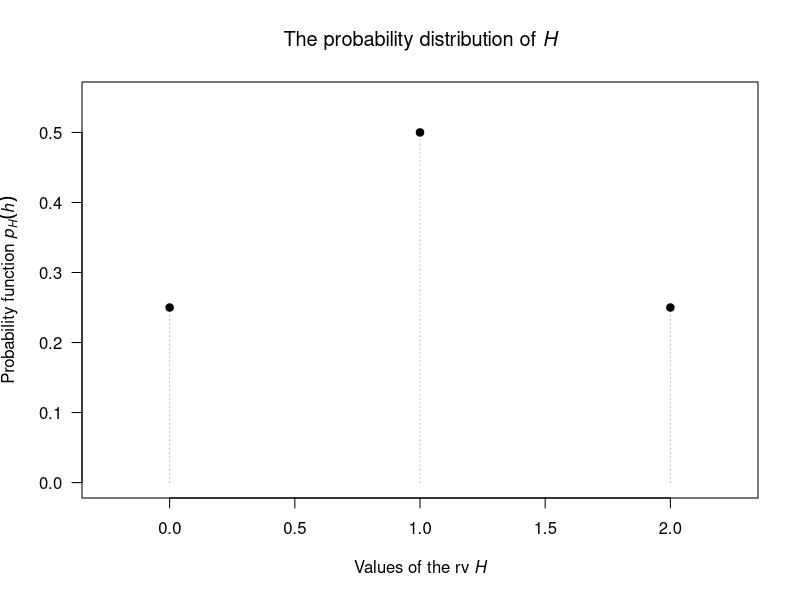
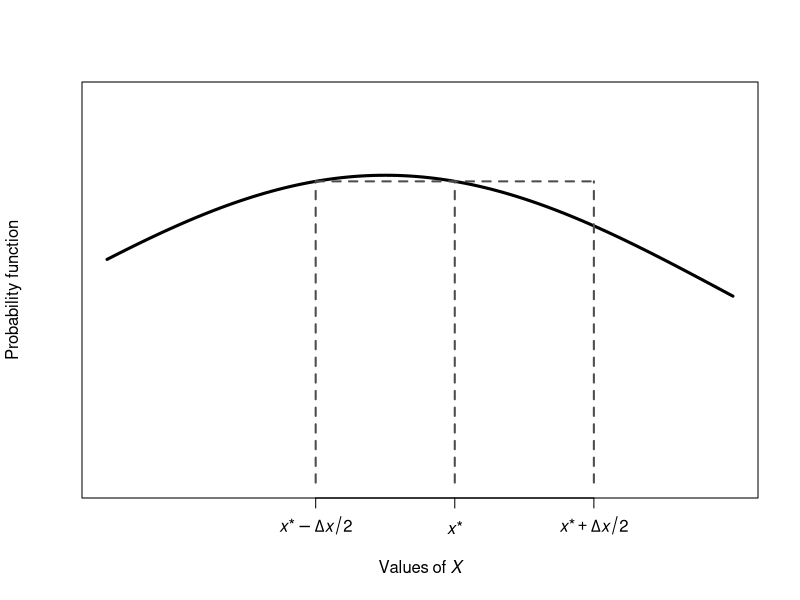

Recreate these plots in R, in order. (Note: this script raises an error after producing the figures.)
## ---- chunk 1
LargestDieTable <- array( dim = c(2, 4)) 


LargestDieTable[1, ] <- as.character(2:5)
LargestDieTable[2, ] <- ( (2:5) - 1 ) / 10

if( knitr::is_latex_output() ) {
  rownames(LargestDieTable) <- c("$x$",
                                 "$\\Pr(X = x)$")
  knitr::kable(LargestDieTable,
               format = "latex",
               booktabs = TRUE,
               align = "r",
               longtable = FALSE,                
               escape = FALSE,
               caption = "A table showing the distribution of $X$, the largest number in two draws from an urn") %>%
    kable_styling(font_size = 10) %>%
    row_spec(0, bold = TRUE) 
}
if( knitr::is_html_output() ) {
  rownames(LargestDieTable) <- c("$x$",
                                 "Probability")
  knitr::kable(LargestDieTable,
               format = "html",
               booktabs = TRUE,
               align = "r",
               longtable = FALSE,                
               caption = "A table showing the distribution of $X$, the largest number in two draws from an urn") %>%
    row_spec(1, bold = TRUE)
}



## ---- chunk 2

## ---- chunk 3
TwoDieTable <- array( dim = c(2, 3)) 

rownames(TwoDieTable) <- c("$h$",
                           "$\\Pr(H = h)$")

TwoDieTable[1, ] <- as.character(0:2)
TwoDieTable[2, ] <- c(0.25, 0.50, 0.25)

if( knitr::is_latex_output() ) {
  knitr::kable(TwoDieTable,
               format = "latex",
               booktabs = TRUE,
               align = "r",
               longtable = FALSE,                
               escape = FALSE,
               caption = "A table showing the distribution of $H$, the number of heads in two tosses of a coin") %>%
    kable_styling(font_size = 10) %>%
    row_spec(0, bold = TRUE) 
}
if( knitr::is_html_output() ) {
  knitr::kable(TwoDieTable,
               escape = TRUE,
               format = "html",
               booktabs = TRUE,
               align = "r",
               longtable = FALSE,                
               caption = "A table showing the distribution of $H$, the number of heads in two tosses of a coin") %>%
    row_spec(1, bold = TRUE) 
}
## ---- chunk 4
plot( x = 0:2,
      y = c(0.25, 0.50, 0.25),
      ylim = c(0, 0.55),
      xlim = c(-0.25, 2.25), 
      type = "h",
      las = 1,
      lty = 3,
      col = "grey",
      main = expression(
        paste("The probability distribution of ", italic(H))
        ),
      xlab = expression(
        paste("Values of the rv ", italic(H) )
        ),
      ylab = expression(
        paste("Probability function ", italic(p)[italic(H)](italic(h)))
      )
)

points( x = 0:2,
        y = c(0.25, 0.5, 0.25),
        pch = 19)

## ---- chunk 5
xAt <- 6
deltax <- 4

xLo <- xAt - deltax/2
xHi <- xAt + deltax/2

x <- seq(1, 10,
         length = 100)
fx <- function(x) {
  dnorm(x, 
        mean = 5,
        sd = 5)
}

plot( fx(x) ~ x,
      type = "l",
      lwd = 3,
      axes = FALSE,
      ylim = c(0, 0.10),
      xlab = expression(Values~of~italic(X)),
      ylab = "Probability function")
axis(side = 1,
     at = c(xLo, xAt, xHi),
     labels = expression( italic(x)*"*" - Delta*italic(x)/2,
                          italic(x)*"*",
                          italic(x)*"*" + Delta*italic(x)/2))
box()

lines(x = c(xLo, xLo),
      y = c(0, fx(xLo)),
            lwd = 2,
            col = grey(0.3),
            lty = 2)
lines(x = c(xAt, xAt),
      y = c(0, fx(xAt)),
            lwd = 2,
            col = grey(0.3),
            lty = 2)
lines(x = c(xHi, xHi),
      y = c(0, fx(xLo)),
            lwd = 2,
            col = grey(0.3),
            lty = 2)
lines(x = c(xLo, xHi),
      y = c(fx(xAt), fx(xAt)),
            lwd = 2,
            col = grey(0.3),
            lty = 2)
xShade <- seq(xLo, xHi,
              length = 100)

polygon( x = c(min(xShade), xShade, max(xShade)),
         y = c(0, fx(xShade), 0),
         col = plotColour)
points(x = xAt,
      y = fx(xAt),
      cex = 1.5,
      pch = 19)
text(x = xAt,
     y = fx(xAt),
     pos = 3,
     labels = expression(italic(f)*(italic(x)*"*")) )
text(x = max(x),
     y = fx( max(x) ),
     pos = 3,
     labels = expression(italic(f)*(italic(x))) )


arrows(x0 = xLo,
       x1 = xHi,
       y0 = 0.02,
       y1 = 0.02,
       code = 3,
       angle = 15,
       length = 0.15)
text(x = xLo + 0.3 * (xHi - xLo), # Offset a bit
     y = 0.02,
     pos = 3,
     labels = expression(Delta*italic(x))) 

## ---- chunk 6
plot( x = c(-1, 2),
      y = c(0, 2),
      type = "n",
      las = 1,
      main = expression(
        paste("The probability distribution of ", italic(W))
        ),
      xlab = expression(
        paste("Values of the rv ", italic(W))
        ),
      ylab = expression(
        paste("The probability function ", italic(p)[italic(W)](italic(w)))
      )
)

polygon( x = c(0, 0.5, 0.5, 0),
         y = c(0, 1, 0, 0),
         col = plotColour1)
lines( x = c(-0.5, 0, 1),
       y = c(0, 0, 2),
       lwd = 2)
lines( x = c(-1, -0.5),
       y = c(0, 0),
       lwd = 2,
       lty = 3)
lines( x = c(1, 1.5),
       y = c(0, 0),
       lwd = 2)
lines( x = c(1.5, 2),
       y = c(0, 0),
       lwd = 2,
       lty = 3)
points(1, 2, 
       pch = 1)
points(1, 0, 
       pch = 19)
## ---- chunk 7
p <- 0.4
x <- seq(0, 4, 
         length = 100)
fy <- (1 - p) * exp( - x)
fy[1] <- 1 - p

Fy <- 0.4 + 0.6 * (1 - exp(-x ) )
F[1] <- p

plot(fy ~ x,
     lwd = 2,
     type = "l",
     xlim = c(-1, 4),
     xlab = expression(italic(Y)),
     ylab = expression(italic(f)[italic(y)](italic(y))),
     main = "Probability function",
     las = 1)
points( x = 0,
        y = 0.4,
        pch = 19)
points( x = 0,
        y = 0.6,
        pch = 1)

lines( x = c(-1, -0.5),
       y = c(0, 0),
       lwd = 2,
       lty = 2)
lines( x = c(-0.5, 0),
       y = c(0, 0),
       lwd = 2)
points( x = 0,
        y = 0,
        pch = 1)
## ---- chunk 8
plot( x = c(-1, 4),
      y = c(0, 1.05),
      type = "n",
      las = 1,
      main = expression(
        paste("The distribution function of ", italic(H))
        ),
      xlab = expression(italic(H)),
      ylab = expression(
        paste("Distribution function ",italic(F)[italic(H)](italic(h)))
      )
)

abline(h = c(0, 1),
       col = "grey")


lines( x = c(-0.5, -1),
       y = c(0, 0),
       lty = 2,
       lwd = 2)
lines( x = c(-0.5, 0),
       y = c(0, 0),
       lwd = 2)
lines( x = c(0, 1),
       y = c(0.25, 0.25),
       lwd = 2)
lines( x = c(1, 2),
       y = c(0.75, 0.75),
       lwd = 2)
lines( x = c(2, 3),
       y = c(1, 1),
       lwd = 2)
lines( x = c(3, 4),
       y = c(1, 1),
       lwd = 2,
       lty = 2)


points(0, 0, 
       pch = 1)
points(0, 0.25, 
       pch = 19)

points(1, 0.25, 
       pch = 1)
points(1, 0.75, 
       pch = 19)

points(2, 0.75, 
       pch = 1)
points(2, 1, 
       pch = 19)

## ---- chunk 9
p <- 0.4
x <- seq(0, 4, 
         length = 100)
fy <- (1 - p) * exp( - x)
fy[1] <- 1 - p

Fy <- 0.4 + 0.6 * (1 - exp(-x ) )
F[1] <- p

plot(fy ~ x,
     lwd = 2,
     type = "l",
     xlim = c(-1, 4),
     xlab = expression(italic(Y)),
     ylab = expression(italic(f)[italic(y)](italic(y))),
     main = "Probability function",
     las = 1)
points( x = 0,
        y = 0.4,
        pch = 19)
points( x = 0,
        y = 0.6,
        pch = 1)


# Indicate mass
arrows(x0 = -1,
       x1 = -0.075,
       y0 = 0.4,
       y1 = 0.4,
       col = "grey",
       length = 0.1,
       angle = 15)
text(x = -0.5,
     y = 0.4,
     label = expression(P(italic(Y)==0)),
     pos = 3)

lines( x = c(-1, -0.5),
       y = c(0, 0),
       lwd = 2,
       lty = 2)
lines( x = c(-0.5, 0),
       y = c(0, 0),
       lwd = 2)
points( x = 0,
        y = 0,
        pch = 1)
## ---- chunk 10
p <- 0.4
x <- seq(0, 4, 
         length = 100)
fy <- (1 - p) * exp( - x)
fy[1] <- 1 - p

Fy <- 0.4 + 0.6 * (1 - exp(-x ) )
F[1] <- p


plot(Fy ~ x,
     ylim = c(0, 1),
     xlim = c(-1, 4),
     lwd = 2,
     type = "l",
     xlab = expression(italic(Y)),
     ylab = expression(italic(F)[italic(y)](italic(y))),
     main = "Distribution function",
     las = 1)
points( x = 0,
        y = Fy[1],
        pch = 19)
points( x = 0,
        y = 0,
        pch = 1)
lines( x = c(-1, 0),
       y = c(0, 0),
       lwd = 2)
## ---- chunk 11
par(mfrow = c(1, 2))

xDF <-  c(8,  10,  11,  15, 17, 19)
yDF <- c(0, 0.1, 0.4, 0.9,  1,  1)

xPF <- c( 10,  11,  15,  17)
yPF <- c(0.1, 0.3, 0.5, 0.1)


###

plot(x = xDF, 
     y = yDF,
     xlab = expression(italic(X)),
     ylab = expression(Distribution~"function") ,
     main = expression(Distribution~"function"~of~italic(X)),
     las = 1,
     type = "n")
for (i in (1:(length(xDF) - 1) ) ) {
  lines( x = c(xDF[i], xDF[i + 1]),
         y = c(yDF[i], yDF[i]),
         lwd = 2)
  if (i > 1 ) {# Add 'include this point' points: solid dots
    points(x = xDF[i], 
           y = yDF[i],
           pch = 19)
  }
  if (i < (length(xDF) - 1) ) {# Add 'exclude this point' points: open diots
    points(x = xDF[i + 1],
           y = yDF[i],
           pch = 1)
  }
  
  # Arrows showing the change in the DF = PDF
  indent <- 0.03 # Amount by which arrows are shrunk from the points to make more visible
  if (i == 3 ){
    arrows( x0 = xDF[i],
            x1 = xDF[i],
            y0 = yDF[i] - indent,
            y1 = yDF[i - 1] + indent,
            code = 3, #arrow both ends
            angle = 15,
            col = "grey",
            length = 0.1)
    text(x = xDF[i],
         y = mean(yDF[(i-1): i]),
         label = "Change in df is\n0.3 at X = 11",
         cex = 0.9,
         pos = 4)
  }
  if (i == 4 ){
    arrows( x0 = xDF[i],
            x1 = xDF[i],
            y0 = yDF[i] - indent,
            y1 = yDF[i - 1] + indent,
            code = 3, #arrow both ends
            angle = 15,
            col = "grey",
            length = 0.1)
    text(x = xDF[i],
         y = mean(yDF[(i-1): i]),
         label = "Change in df\nis 0.5",
         cex = 0.9,
         pos = 4)
  }
}
grid()


###

plot(xPF, yPF,
     ylim = c(0, 0.55),
     xlab = expression(italic(X)),
     ylab = expression(Probability~"function"),
     main = expression(Probability~mass~"function"~of~italic(X)),
     las = 1,
     lty = 2,
     type = "h")
points(xPF, yPF,
       pch = 19)
## ---- chunk 12
par(mfrow = c(1, 2))

x <- seq(-1, 5, 
         length = 5000)
p <- seq(0, 1, 
         length = 5000)
yDF <- function(x){ ifelse(x < 0, 0, 1 - exp(-2*x) ) }
yQF <- function(x){ ifelse(x < 0, 0, -0.5*(log(1 - x) ) ) }
###

plot(x, 
     yDF(x),
     las = 1,
     type = "l",
     lwd = 2,
     xlab = expression(italic(X)),
     ylab = expression(Distribution~fn~italic(F)[italic(X)](italic(x))),
     main = expression(Distribution~"function"~of~italic(X)) )

# Show p = 0.75
xStar <- log(4)/2
qStar <- 0.75 
arrows(x0 = min(x),
       x1 = xStar,
       y0 = qStar,
       y1 = qStar,
       angle = 15,
       length = 0.10)
text(x = xStar,
     y = qStar,
     pos = 4,
     cex = 0.9,
     label = expression(italic(F)[italic(x)](italic(x)) == 3/4) )

arrows(x0 = xStar,
       x1 = xStar,
       y0 = qStar,
       y1 = 0,
       angle = 15,
       length = 0.10)
text(x = xStar,
     y = 0.1,
     pos = 4,
     cex = 0.9,
     label = expression(italic(x) == 0.6931) )
###

plot(p, 
     yQF(p),
     las = 1,
     type = "l",
     lwd = 2,
     xlab = expression(italic(p)),
     ylab = expression(Quantile~fn~italic(Q)[italic(X)](italic(p))),
     main = expression(Quantile~"function"~of~italic(X)) )

# Show p = 0.75
xStar <- log(4)/2
qStar <- 0.75 
arrows(x0 = min(p),
       x1 = qStar,
       y0 = xStar,
       y1 = xStar,
       code = 1,
       angle = 15,
       length = 0.10)
text(x = 0.4,
     y = qStar,
     pos = 3,
     cex = 0.9,
     label = expression(italic(Q)[italic(x)](italic(p)) == 0.6931) )

arrows(x0 = qStar,
       x1 = qStar,
       y0 = xStar,
       code = 1,
       y1 = 0,
       angle = 15,
       length = 0.10)
text(x = qStar,
     y = 0.25,
     pos = 4,
     cex = 0.9,
     label = expression( italic(p) == 3/4))
## ---- chunk 13
par(mfrow = c(1, 2))

xDF <-  c(8,  10,  11,  15, 17, 19)
yDF <- c(0, 0.1, 0.4, 0.9,  1,  1)

xPF <- c( 10,  11,  15,  17)
yPF <- c(0.1, 0.3, 0.5, 0.1)


###

plot(x = xDF, 
     y = yDF,
     xlab = expression(italic(X)),
     ylab = expression(Distribution~"function") ,
     main = expression(Distribution~"function"~of~italic(X)),
     las = 1,
     type = "n")
for (i in (1:(length(xDF) - 1) ) ) {
  lines( x = c(xDF[i], xDF[i + 1]),
         y = c(yDF[i], yDF[i]),
         lwd = 2)
  if (i > 1 ) {# Add 'include this point' points: solid dots
    points(x = xDF[i], 
           y = yDF[i],
           pch = 19)
  }
  if (i < (length(xDF) - 1) ) {# Add 'exclude this point' points: open diots
    points(x = xDF[i + 1],
           y = yDF[i],
           pch = 1)
  }
}
abline(v = xDF,
       col = "grey",
       lty = 2)
###

yQ <- c(0, 5,  10,  11,  15, 17, 18)
xQ <- c(0, 0, 0.1, 0.4, 0.9,  1,  1)

plot(x = xQ, 
     y = yQ,
     xlab = expression(italic(X)),
     ylab = expression(Quantile~"function") ,
     main = expression(Quantile~"function"~of~italic(X)),
     las = 1,
     type = "n")

for (i in (1:(length(xQ) - 1))){
  lines(x = c(xQ[i], xQ[i + 1]),
        y = c(yQ[i], yQ[i]),
        lwd = 2)
  
  points(x = xQ[i],
        y = yQ[i],
        pch = 19)
  points(x = xQ[i + 1],
        y = yQ[i],
        pch = 1)
}
abline(v = xQ,
       col = "grey",
       lty = 2)

## ---- chunk 14
set.seed(847126)
## ---- chunk 15
runif(10) # '10' here means to generate 10 random numbers between 0 and 1
## ---- chunk 16
# Create an R function for the quantile function
quantileFn <- function(p){ -log(1 - p) / 2}

# Create 2000 random numbers between 0 and 1
rnos <- runif(2000)

# Random numbers from the specified distribution
rSpecified <- quantileFn(rnos)

# A histogram of these random numbers should have a shape like the density fn
hist(rSpecified)
## ---- chunk 17
par(mfrow = c(1, 2))
x <- seq(0, 4.5,
         length = 100)
fx <- function(x){ifelse(x < 0, 0, 2 * exp(-2 * x))}

plot( fx(x) ~ x,
      type ="l",
      lwd = 2,
      las = 1,
      xlim = c(0, 4.5),
      main = "The target distribution",
      xlab = expression(italic(X)),
      ylab = expression(Density~fn) )
hist(rSpecified, 
     xlab = expression(italic(X)),
     ylab = expression(Number~of~values),
     main = "Random numbers",
     xlim = c(0, 4.5),
     las = 1)
## ---- chunk 18
X <- rnorm(n = 1000,
           mean = 0, 
           sd = 1)

par(mfrow = c(1, 2) )
MASS::truehist(X)
MASS::truehist(X^2)

x_Plot <- seq(0, 10,
              length = 100)
lines( dchisq(x_Plot, df = 1) ~ x_Plot,
       type = "l",
       lwd = 3)
## ---- chunk 19
X <- matrix( data = rnorm(n = 5000,
                          mean = 0, 
                          sd = 1),
             nrow = 1000,
             ncol = 5)
head(X)

X_Sums <- rowSums(X^2)

par(mfrow = c(1, 2) )
MASS::truehist(X)
MASS::truehist(X_Sums)

x_Plot <- seq(0, 20,
              length = 100)
lines( dchisq(x_Plot, df = 5) ~ x_Plot,
       type = "l",
       lwd = 3)
## ---- chunk 20
RainArray <- array( dim = c(12, 2) )

Rain12 <- read.csv("Data/IDCJAC0001_044021/IDCJAC0001_044021_Data12.csv", 
                   na.strings = "null")
RainDec <- Rain12$Dec
RainJun <- Rain12$Jun

breaks <- c( 0, 0.01, 20,
             seq(40, 220, by = 20) )
outDec <- hist(RainDec,
               breaks = breaks,
               plot = FALSE)
outJun <- hist(RainJun, 
               breaks = breaks,
               plot = FALSE)

RainArray[, 1] <- outJun$counts
RainArray[, 2] <- outDec$counts
colnames(RainArray) <- c("June",
                         "December")
rownames(RainArray) <- c("Zero rainfall", 
           "$0 < R < 20$",
           "$20 \\le R < 40$",
           "$40 \\le R < 60$",
           "$60 \\le R < 80$",
           "$80 \\le R < 100$",
           "$100 \\le R < 120$",
           "$120 \\le R < 140$",
           "$140 \\le R < 160$",
           "$160 \\le R < 180$",
           "$180 \\le R < 200$",
           "$200 \\le R < 220$")


if( knitr::is_latex_output() ) {
  knitr::kable(RainArray,
               format = "latex",
               booktabs = TRUE,
               align = "r",
               longtable = FALSE,                
               escape = FALSE,
               caption = "The monthly rainfall in Charleville, in mm, from 1942 to 2022: The number of months with the indicated rainfall") %>%
    kable_styling(font_size = 10) %>%
    row_spec(0, bold = TRUE) 
}
if( knitr::is_html_output() ) {
  rownames(RainArray) <- c("Zero rainfall", 
             "Over 0 to under 20",
             "20 to under 40",
             "40  to under  60",
             "60  to under  80",
             "80  to under  100",
             "100  to under  120",
             "120  to under  140",
             "140  to under  160",
             "160  to under  180",
             "180  to under  200",
             "200  to under  220")
knitr::kable(RainArray,
               escape = FALSE,
               format = "html",
               booktabs = TRUE,
               align = "r",
               longtable = FALSE,                
               caption = "The monthly rainfall in Charleville, in mm, from 1942 to 2022: The number of months with the indicated rainfall") %>%
    row_spec(0, bold = TRUE) 
}



